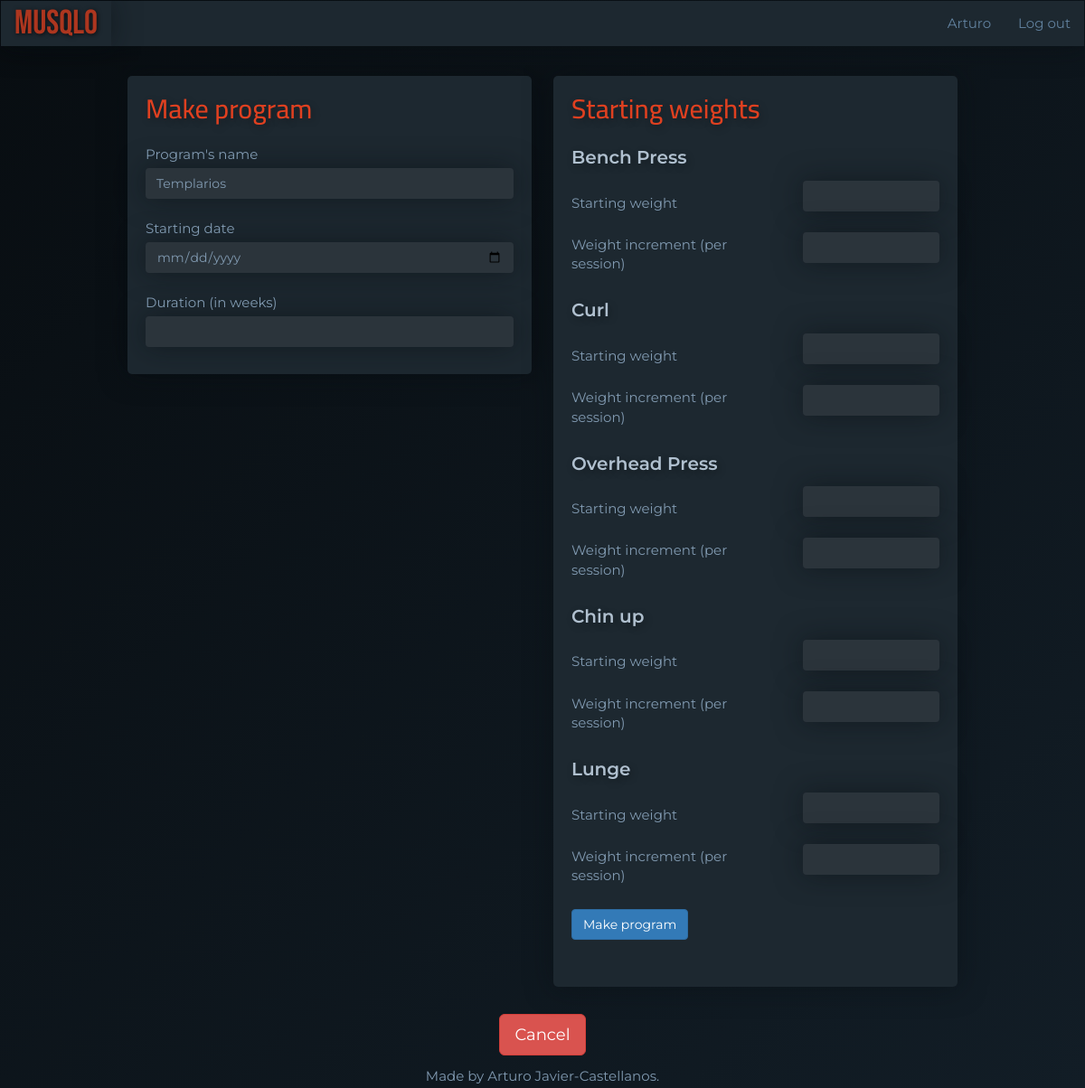
The app's page /program-templates/1/make_program (signed in) with its own data.
### main.py (models this page shows)
class User(UserMixin, db.Model):
    __tablename__ = "users"
    id = Column(Integer, primary_key=True)
    email = Column(String(100), unique=True)
    password = Column(String(100))
    name = Column(String(100))
    program_templates = relationship("ProgramTemplate", back_populates="user")
    programs = relationship("Program", back_populates="user")

class ProgramTemplate(db.Model):
    __tablename__ = "programTemplates"
    id = Column(Integer, primary_key=True)
    user_id = Column(Integer, ForeignKey("users.id"))
    user = relationship("User", back_populates="program_templates")
    name = Column(String(250), nullable=False)
    workout_templates = relationship("WorkoutTemplate", back_populates="parent_program_template")

class ExerciseTemplate(db.Model):
    __tablename__ = "exerciseTemplates"
    id = Column(Integer, primary_key=True)
    type = Column(String(200), nullable=False)
    workout_template_id = Column(Integer, ForeignKey("workoutTemplates.id"))
    parent_workout_template = relationship("WorkoutTemplate", back_populates="exercise_templates")
    set_templates = relationship("SetTemplate", back_populates="parent_exercise_template")

### main.py (the view, shortened to what this page needs)
@app.route("/program-templates/<int:program_template_id>/make_program", methods=["GET", "POST"])
@protect_program_template
def make_program(program_template_id):
    requested_program_template = ProgramTemplate.query.get(program_template_id)
    exercises = []
    for workout_template in requested_program_template.workout_templates:
        for exercise_template in workout_template.exercise_templates:
            if exercise_template.type not in exercises:
                exercises.append(exercise_template.type)
    make_program_form = MakeProgramForm(
        name=requested_program_template.name,
        exercises=exercises
    )
    for count, value in enumerate(make_program_form.exercises):
        value.label = Label(field_id=value.id, text=exercises[count])
        value.name = exercises[count]
    return render_template("make-program.html", form=make_program_form, template_id=program_template_id)

### forms.py
class MakeProgramForm(FlaskForm):
    name = StringField("Program's name", validators=[DataRequired()])
    weeks = IntegerField("Duration (in weeks)", validators=[DataRequired()])
    starting_date = DateField("Starting date", format='%Y-%m-%d', validators=[DataRequired()])
    exercises = FieldList(FormField(SetWeightsForm))
    make = SubmitField("Make program")

class SetWeightsForm(Form):
    starting_weight = IntegerField("Starting weight", validators=[DataRequired()], render_kw={"class": "form-control"})
    increment = IntegerField("Weight increment (per session)", validators=[DataRequired()], render_kw={"class": "form-control"})

### main.py (called while the page is built)
@login_manager.user_loader
def load_user(user_id):
    try:
        return User.query.get(int(user_id))
    except ValueError:
        return None

def protect_program_template(f):
    @wraps(f)
    def decorated_function(program_template_id, *args, **kwargs):
        requested_program_template = ProgramTemplate.query.get(program_template_id)
        if requested_program_template.user_id != current_user.id:
            return abort(403)
        return f(program_template_id, *args, **kwargs)
    return decorated_function

### templates/make-program.html (shortened to what this page needs)
{% extends 'bootstrap/base.html' %}
{% block content %}
{% include "header.html" %}
    <form action="" method="post" role="form">
        <div class="row">
            <div class="col-lg-6">
                <div class="card">
                <h2 class="card-title">Make program</h2>
                {{ form.name.label }} {{ form.name(class_="form-control") }}
                {{ form.starting_date.label }} {{ form.starting_date(class_="form-control") }}
                {{ form.weeks.label }} {{ form.weeks(class_="form-control") }}
            </div>
            </div>
            <div class="col-lg-6">
                <div class="card starting-weights-card">
                <h2 class="card-title">Starting weights</h2>
                {% for nested in form.exercises %}
                    {{ nested.label }}
                    {{ nested }}
                    <br class="custom-divider">
                {% endfor %}
                {{ form.make(class_="btn btn-primary") }}
            </div>
        </div>
    </form>
</div>
<div class="text-center">
    <a href="{{url_for('show_program_template', program_template_id=template_id)}}" class="btn btn-danger btn-lg" role="button">Cancel</a>
</div>
{% include "footer.html" %}
{% endblock %}

### templates/header.html (shortened to what this page needs)
<!DOCTYPE html>
<html lang="en">
<head>
    <link href="{{ url_for('static', filename='css/styles.css')}}" rel="stylesheet">
</head>
<body>
<div id="wrap">
<nav class="navbar navbar-inverted" role="navigation">
  <div class="navbar-header">
    <a class="navbar-brand" href="{{url_for('home')}}">MUSQLO</a>
  </div>
  <div class="collapse navbar-collapse" id="navbar-links">
  <ul class="nav navbar-nav navbar-right">
    {% if current_user.is_authenticated: %}
    <li><a href="{{url_for('user')}}">{{ current_user.name }}</a></li>
    <li><a href="{{url_for('logout')}}">Log out</a></li>
    {% else: %}
    <li><a href="{{ url_for('home',_anchor='login') }}">Log in</a></li>
    <li><a href="{{ url_for('register') }}">Register</a></li>
    {% endif %}
  </ul>
  </div>
</nav>
<div id="main">
<div class="container-fluid">

### static/css/styles.css (style rules this page uses)
body { font-family: 'Montserrat', sans-serif; font-size: 1.5rem; color: #819ab1; background: linear-gradient(to bottom right, #080d11, #121d26) fixed; }
.container-fluid { padding: 1% 12%; }
.card { background-color: #1d2830; border-radius: 5px; box-shadow: 0px 0 30px rgba(8, 13, 17, 0.5); padding: 0 20px 30px; margin-bottom: 30px; }
.card-title { font-family: 'Cairo', sans-serif; font-size: 3rem; color: #df4020; padding: 20px 0 15px; margin: 0 0 8px 0; text-shadow: 2px 3px 8px rgba(0, 0, 0, .3); }
.col-lg-6 { padding: 0 12px; }
label { font-weight: 400; }
.form-control { color: #819ab1; background-color: #2b343b; border: 0; box-shadow: 0px 0 30px rgba(8, 13, 17, 0.5); }
.starting-weights-card .card-title + label, .custom-divider + label { font-weight: 600; color: #b0c0cf; font-size: 2rem; text-shadow: 2px 3px 8px rgba(0, 0, 0, .3); }
form th { padding-top: 20px; padding-right: 30px; }
form td { padding-left: 30px; }
.navbar-collapse { font-family: 'Montserrat', sans-serif; background-color: #1d2830; box-shadow: 0px 0 30px rgba(8, 13, 17, 0.5); }
.navbar-collapse a { color: #61819e; }
.navbar-header { font-family: 'Montserrat', sans-serif; background-color: #1d2830; box-shadow: 0px 0 30px rgba(8, 13, 17, 0.5); }
.navbar-header a { color: #61819e; }
.navbar-inverted > .navbar-header > .navbar-brand { font-family: 'Bebas Neue', cursive; color: #ad361f; font-size: 2.5em; text-shadow: 1px 1px 5px rgba(0, 0, 0, .7); }
html, body { height: 100%; }
#wrap { min-height: 100%; }
#main { overflow:auto; padding-bottom: 2%; }

### records on screen
User: name "Arturo"
ProgramTemplate: name "Templarios"
ExerciseTemplate: label "Curl"
ExerciseTemplate: label "Overhead Press"
ExerciseTemplate: label "Chin up"
ExerciseTemplate: label "Lunge"

### other values on screen
{{ nested.label }} "Bench Press"
